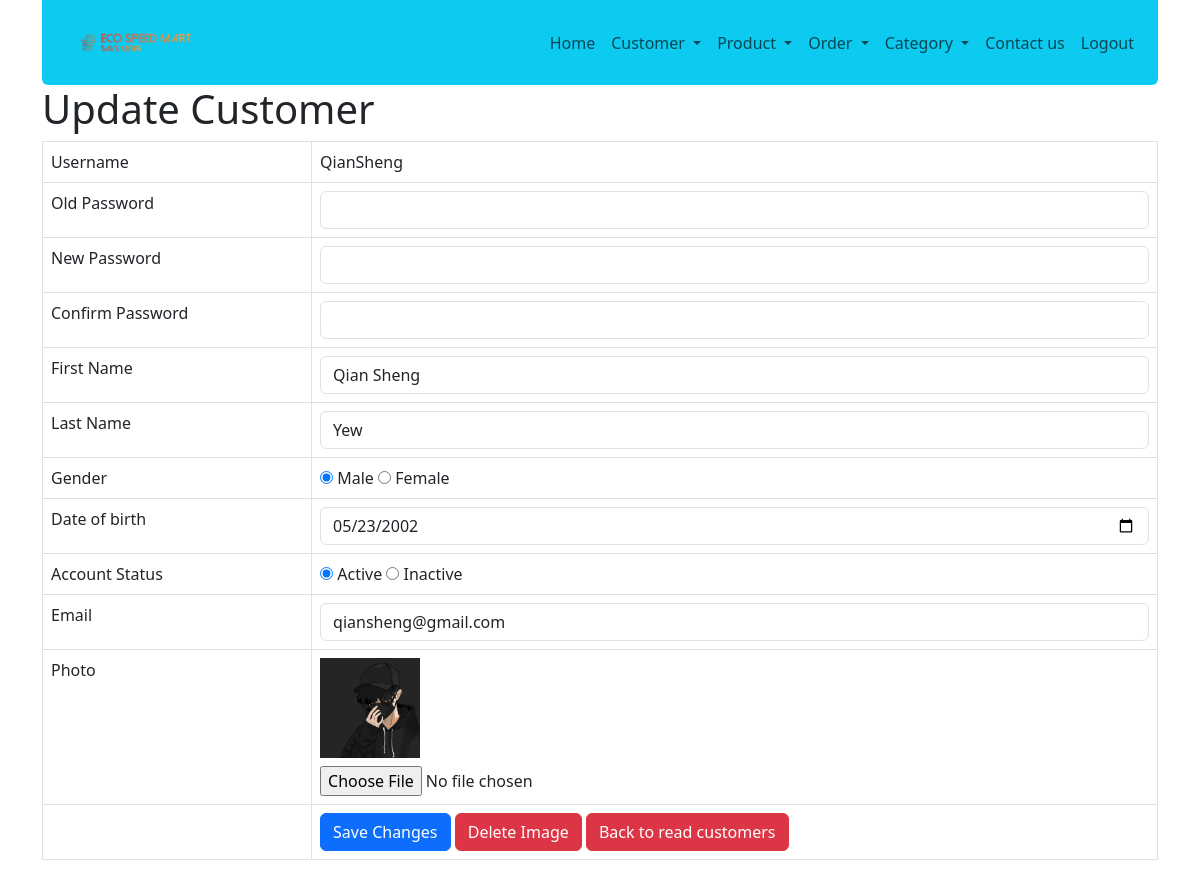
The page /customer_update.php?id=2 (signed in) on the database its author committed.
### tables this page shows
CREATE TABLE IF NOT EXISTS `customers` (
  `id` int NOT NULL AUTO_INCREMENT,
  `username` varchar(50) NOT NULL,
  `password` varchar(256) NOT NULL,
  `firstname` varchar(50) NOT NULL,
  `lastname` varchar(50) NOT NULL,
  `gender` enum('Male','Female') NOT NULL,
  `date_of_birth` date NOT NULL,
  `registration_date_time` datetime NOT NULL,
  `account_status` enum('Active','Inactive','','') NOT NULL DEFAULT 'Active',
  `email` varchar(50) NOT NULL,
  `image` varchar(255) NOT NULL,
  PRIMARY KEY (`id`),
  UNIQUE KEY `username` (`username`),
  UNIQUE KEY `email` (`email`)
);

### customer_update.php (the view, shortened to what this page needs)
<!DOCTYPE HTML>
<html>
<head>
    <link href="https://cdn.jsdelivr.net/npm/bootstrap@5.3.0/dist/css/bootstrap.min.css" rel="stylesheet">
</head>
<body>
    <div class="container">
        <?php
        include 'navbar/nav.php';
        ?>
        <div class="page-header">
            <h1>Update Customer</h1>
        </div>
        <?php
        $id = isset($_GET['id']) ? $_GET['id'] : die('ERROR: Record ID not found.');
        include 'config/database.php';
        try {
            $query = "SELECT id, username, password, firstname, lastname, gender, date_of_birth, account_status, email, image FROM customers WHERE id = ? LIMIT 0,1";
            $stmt = $con->prepare($query);
            $stmt->bindParam(1, $id);
            $stmt->execute();
            $row = $stmt->fetch(PDO::FETCH_ASSOC);
            $username = $row['username'];
            $firstname = $row['firstname'];
            $lastname = $row['lastname'];
            $date_of_birth = $row['date_of_birth'];
            $email = $row['email'];
            $image = $row['image'];
        }
        catch (PDOException $exception) {
            die('ERROR: ' . $exception->getMessage());
        }
        ?>
        <form action="<?php echo htmlspecialchars($_SERVER["PHP_SELF"] . "?id={$id}"); ?>" method="post" enctype="multipart/form-data">
            <table class='table table-hover table-responsive table-bordered'>
                <tr>
                    <td>Username</td>
                    <td><?php echo htmlspecialchars($username, ENT_QUOTES);  ?></td>
                </tr>
                <tr>
                    <td>Old Password</td>
                    <td><input type="password" name='oldpassword' class='form-control' value="<?php isset($_POST['oldpassword']) ? $_POST['oldpassword'] : '' ?>"></textarea></td>
                </tr>
                <tr>
                    <td>New Password</td>
                    <td><input type="password" name='newpassword' class='form-control' value="<?php isset($_POST['newpassword']) ? $_POST['newpassword'] : '' ?>"></textarea></td>
                </tr>
                <tr>
                    <td>Confirm Password</td>
                    <td><input type="password" name='confirmpassword' class='form-control' value="<?php isset($_POST['confirmpassword']) ? $_POST['confirmpassword'] : '' ?>"></textarea></td>
                </tr>
                <tr>
                    <td>First Name</td>
                    <td><input type='text' name='firstname' value="<?php echo htmlspecialchars($firstname, ENT_QUOTES);  ?>" class='form-control' /></td>
                </tr>
                <tr>
                    <td>Last Name</td>
                    <td><input type='text' name='lastname' value="<?php echo htmlspecialchars($lastname, ENT_QUOTES);  ?>" class='form-control' /></td>
                </tr>
                <tr>
                    <td>Gender</td>
                    <td><input type="radio" name="gender" id="genderMale" value="Male" <?php if ($row['gender'] == "Male") {
                                                                                            echo 'checked';
                                                                                        } ?>>
                        <label class="form-check-label" for="genderMale">Male</label>
                        <input type="radio" name="gender" id="genderFemale" value="Female" <?php if ($row['gender'] == "Female") {
                                                                                                echo 'checked';
                                                                                            } ?>>
                        <label class="form-check-label" for="genderFemale">Female</label>
                    </td>
                </tr>
                <tr>
                    <td>Date of birth</td>
                    <td><input type='date' name='date_of_birth' value="<?php echo htmlspecialchars($date_of_birth, ENT_QUOTES);  ?>" class='form-control' /></td>
                </tr>
                <tr>
                    <td>Account Status</td>
                    <td>
                        <input type="radio" name="account_status" id="active" value="Active" <?php if ($row['account_status'] == "Active") {
                                                                                                    echo 'checked';
                                                                                                } ?>>
                        <label class="form-check-label" for="active">Active</label>
                        <input type="radio" name="account_status" id="inactive" value="Inactive" <?php if ($row['account_status'] == "Inactive") {
                                                                                                        echo 'checked';
                                                                                                    } ?>>
                        <label class="form-check-label" for="inactive">Inactive</label>
                    </td>
                </tr>
                <tr>
                    <td>Email</td>
                    <td><input type='email' name='email' value="<?php echo htmlspecialchars($email, ENT_QUOTES);  ?>" class='form-control' /></td>
                </tr>
                <tr>
                    <td>Photo</td>
                    <td>
                        <?php
                        if ($image != "") {
                            echo '<img src="' . htmlspecialchars($image, ENT_QUOTES) . '"width="100">';
                        } else {
                            echo '<img src="img/profile.jpeg" alt="image" width="100">';
                        }
                        ?>
                        <br>
                        <input type="file" class="mt-2" name="image" class="form-control-file" accept="image/*">
                    </td>
                </tr>
                <tr>
                    <td></td>
                    <td>
                        <input type='submit' value='Save Changes' class='btn btn-primary' />
                        <?php if ($image != "") { ?>
                            <input type="submit" value="Delete Image" class="btn btn-danger" name="delete_image">
                        <?php } ?>
                        <a href='customer_read.php' class='btn btn-danger'>Back to read customers</a>
                    </td>
                </tr>
            </table>
        </form>
    </div>
</body>
</html>

### rows shown on the page
customers: username "QianSheng", firstname "Qian Sheng", lastname "Yew", gender "☑ Male", gender "☐ Female", date_of_birth "05/23/2002", account_status "☑ Active", account_status "☐ Inactive", email "qiansheng@gmail.com", image (picture)
